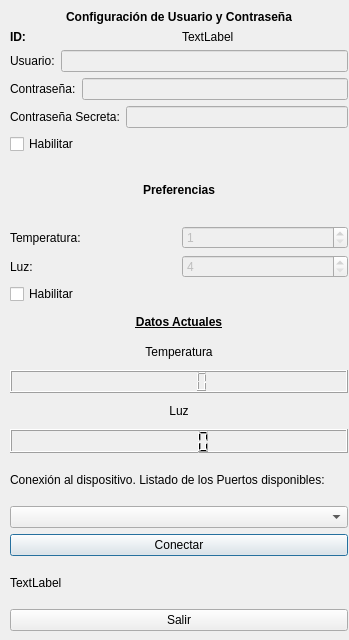
<?xml version="1.0" encoding="UTF-8"?>
<ui version="4.0">
 <class>dialog_user</class>
 <widget class="QDialog" name="dialog_user">
  <property name="geometry">
   <rect>
    <x>0</x>
    <y>0</y>
    <width>349</width>
    <height>640</height>
   </rect>
  </property>
  <property name="windowTitle">
   <string>Configuración de Usuario</string>
  </property>
  <widget class="QWidget" name="verticalLayoutWidget">
   <property name="geometry">
    <rect>
     <x>10</x>
     <y>10</y>
     <width>338</width>
     <height>621</height>
    </rect>
   </property>
   <layout class="QVBoxLayout" name="User_verticalLayout">
    <item>
     <layout class="QVBoxLayout" name="User_Config_verticalLayout">
      <item>
       <widget class="QLabel" name="User_Config_label">
        <property name="font">
         <font>
          <weight>75</weight>
          <bold>true</bold>
         </font>
        </property>
        <property name="frameShape">
         <enum>QFrame::NoFrame</enum>
        </property>
        <property name="text">
         <string>Configuración de Usuario y Contraseña</string>
        </property>
        <property name="alignment">
         <set>Qt::AlignCenter</set>
        </property>
       </widget>
      </item>
      <item>
       <layout class="QHBoxLayout" name="horizontalLayout">
        <item>
         <widget class="QLabel" name="label_ID_User">
          <property name="font">
           <font>
            <weight>75</weight>
            <bold>true</bold>
           </font>
          </property>
          <property name="text">
           <string>ID:</string>
          </property>
         </widget>
        </item>
        <item>
         <widget class="QLabel" name="label_ID_User_Num_User">
          <property name="text">
           <string>TextLabel</string>
          </property>
         </widget>
        </item>
       </layout>
      </item>
      <item>
       <layout class="QHBoxLayout" name="User_Config_User_horizontalLayout">
        <item>
         <widget class="QLabel" name="User_Config_User_label">
          <property name="text">
           <string>Usuario:</string>
          </property>
         </widget>
        </item>
        <item>
         <widget class="QLineEdit" name="User_Config_User_lineEdit">
          <property name="enabled">
           <bool>false</bool>
          </property>
          <property name="readOnly">
           <bool>false</bool>
          </property>
         </widget>
        </item>
       </layout>
      </item>
      <item>
       <layout class="QHBoxLayout" name="User_Config_Pass_horizontallayout">
        <item>
         <widget class="QLabel" name="User_Config_Pass_label">
          <property name="text">
           <string>Contraseña:</string>
          </property>
         </widget>
        </item>
        <item>
         <widget class="QLineEdit" name="User_Config_Pass_lineEdit">
          <property name="enabled">
           <bool>false</bool>
          </property>
         </widget>
        </item>
       </layout>
      </item>
      <item>
       <layout class="QHBoxLayout" name="USer_Config_Word_horizontalLayout">
        <item>
         <widget class="QLabel" name="User_Config_label_Word">
          <property name="text">
           <string>Contraseña Secreta:</string>
          </property>
         </widget>
        </item>
        <item>
         <widget class="QLineEdit" name="User_Config_lineEdit_Word">
          <property name="enabled">
           <bool>false</bool>
          </property>
         </widget>
        </item>
       </layout>
      </item>
      <item>
       <widget class="QCheckBox" name="User_Config_checkBox">
        <property name="text">
         <string>Habilitar</string>
        </property>
       </widget>
      </item>
     </layout>
    </item>
    <item>
     <layout class="QVBoxLayout" name="User_Pref_verticalLayout">
      <item>
       <widget class="QLabel" name="User_Pref_label">
        <property name="font">
         <font>
          <weight>75</weight>
          <bold>true</bold>
         </font>
        </property>
        <property name="text">
         <string>Preferencias</string>
        </property>
        <property name="alignment">
         <set>Qt::AlignCenter</set>
        </property>
       </widget>
      </item>
      <item>
       <layout class="QHBoxLayout" name="User_Pref_Temp_horizontalLayout">
        <item>
         <widget class="QLabel" name="User_Pref_Temp_label">
          <property name="text">
           <string>Temperatura:</string>
          </property>
         </widget>
        </item>
        <item>
         <widget class="QSpinBox" name="User_Pref_Temp_spinBox">
          <property name="enabled">
           <bool>false</bool>
          </property>
          <property name="minimum">
           <number>1</number>
          </property>
          <property name="maximum">
           <number>40</number>
          </property>
         </widget>
        </item>
       </layout>
      </item>
      <item>
       <layout class="QHBoxLayout" name="User_Pref_Luz_horizontalLayout">
        <item>
         <widget class="QLabel" name="User_Pref_Luz_label">
          <property name="text">
           <string>Luz:</string>
          </property>
         </widget>
        </item>
        <item>
         <widget class="QSpinBox" name="User_Pref_Luz_spinBox">
          <property name="enabled">
           <bool>false</bool>
          </property>
          <property name="minimum">
           <number>4</number>
          </property>
          <property name="maximum">
           <number>6</number>
          </property>
         </widget>
        </item>
       </layout>
      </item>
      <item>
       <widget class="QCheckBox" name="User_Pref_checkBox">
        <property name="text">
         <string>Habilitar</string>
        </property>
       </widget>
      </item>
     </layout>
    </item>
    <item>
     <layout class="QVBoxLayout" name="User_Data_verticalLayout">
      <item>
       <widget class="QLabel" name="User_Data_label">
        <property name="font">
         <font>
          <weight>75</weight>
          <bold>true</bold>
          <underline>true</underline>
         </font>
        </property>
        <property name="text">
         <string>Datos Actuales</string>
        </property>
        <property name="alignment">
         <set>Qt::AlignCenter</set>
        </property>
       </widget>
      </item>
      <item>
       <widget class="QLabel" name="User_Data_label_Temp">
        <property name="text">
         <string>Temperatura</string>
        </property>
        <property name="alignment">
         <set>Qt::AlignCenter</set>
        </property>
       </widget>
      </item>
      <item>
       <widget class="QLCDNumber" name="User_Data_lcdNumber_Temp">
        <property name="smallDecimalPoint">
         <bool>true</bool>
        </property>
       </widget>
      </item>
      <item>
       <widget class="QLabel" name="User_Data_label_Luz">
        <property name="text">
         <string>Luz</string>
        </property>
        <property name="alignment">
         <set>Qt::AlignCenter</set>
        </property>
       </widget>
      </item>
      <item>
       <widget class="QLCDNumber" name="User_Data_lcdNumber_Luz"/>
      </item>
     </layout>
    </item>
    <item>
     <layout class="QVBoxLayout" name="verticalLayout">
      <item>
       <widget class="QLabel" name="User_Serie_label">
        <property name="text">
         <string>Conexión al dispositivo. Listado de los Puertos disponibles:</string>
        </property>
       </widget>
      </item>
      <item>
       <widget class="QComboBox" name="User_Serie_comboBox"/>
      </item>
      <item>
       <widget class="QPushButton" name="User_Serie_pushButton">
        <property name="text">
         <string>Conectar</string>
        </property>
       </widget>
      </item>
      <item>
       <widget class="QLabel" name="User_Serie_label_Con">
        <property name="text">
         <string>TextLabel</string>
        </property>
       </widget>
      </item>
     </layout>
    </item>
    <item>
     <widget class="QPushButton" name="User_pushButton">
      <property name="text">
       <string>Salir</string>
      </property>
     </widget>
    </item>
   </layout>
  </widget>
 </widget>
 <resources/>
 <connections/>
</ui>
